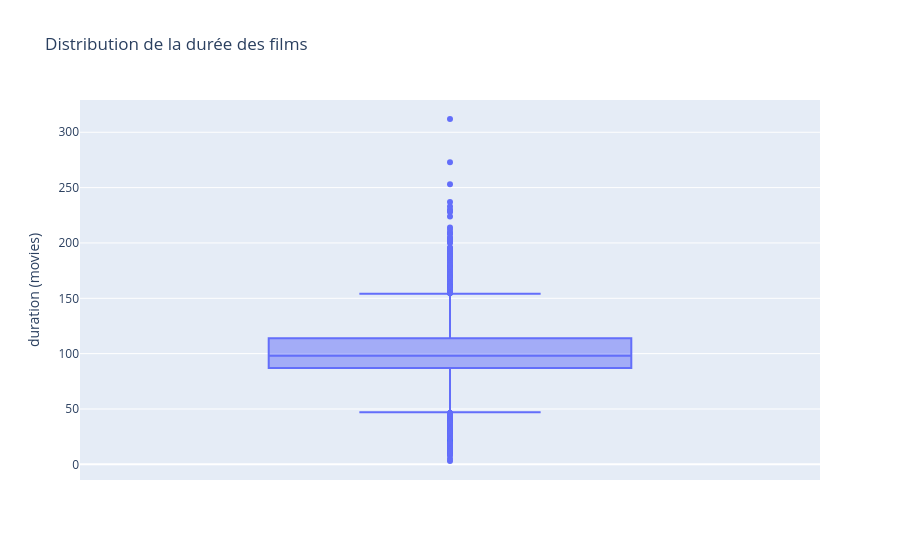

Notebook source saved alongside this figure:
### Code cell
# Créer un box plot pour visualiser la distribution de la durée des films

films = netflix[netflix['type'] == 'Movie']

fig = px.box(films, y = 'duration (movies)',title = 'Distribution de la durée des films')
fig.show()

### Figure 1 — Plotly figure (JSON) as saved in the notebook; plotly's stock layout.template omitted (floating-point values rounded to 4 significant figures; data arrays with more than 128 entries replaced by an {"elided": "..."} marker saying what was removed)
{"data": [{"alignmentgroup": "True", "hovertemplate": "duration (movies)=%{y}<extra></extra>", "legendgroup": "", "marker": {"color": "#636efa"}, "name": "", "notched": false, "offsetgroup": "", "orientation": "v", "showlegend": false, "type": "box", "x0": " ", "xaxis": "x", "y": {"elided": "6132 int values"}, "y0": " ", "yaxis": "y"}], "layout": {"boxmode": "group", "legend": {"tracegroupgap": 0}, "title": {"text": "Distribution de la durée des films"}, "xaxis": {"anchor": "y", "domain": [0, 1]}, "yaxis": {"anchor": "x", "domain": [0, 1], "title": {"text": "duration (movies)"}}}}
